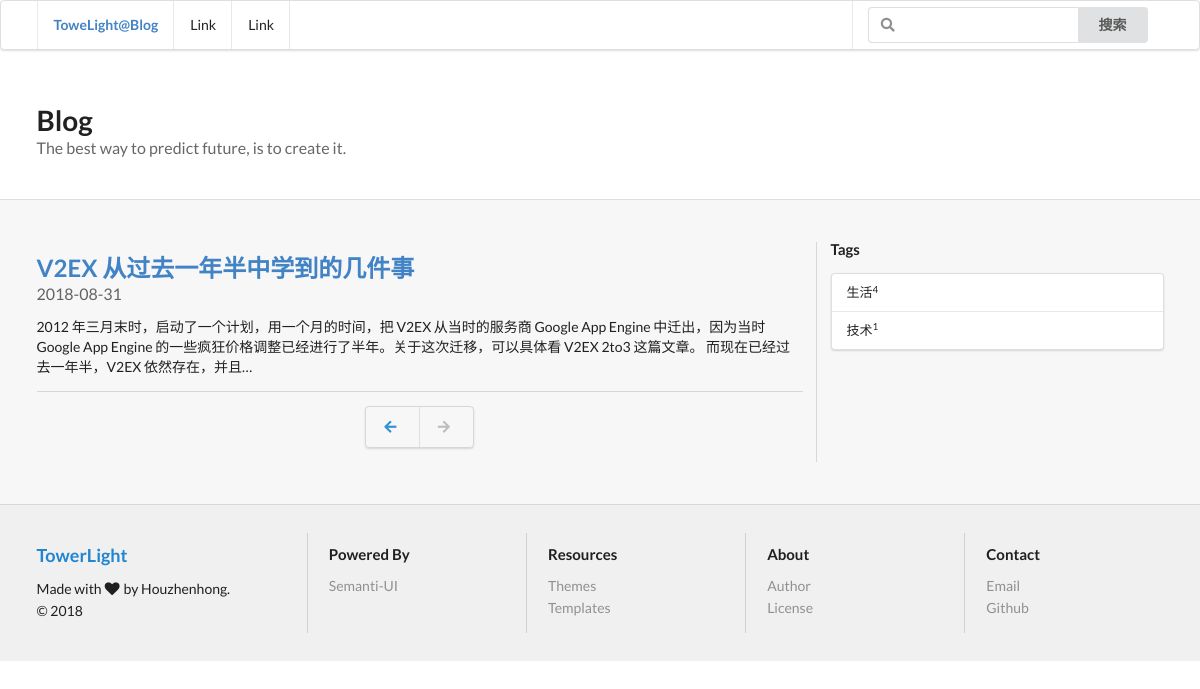
/page/2, run on the app's committed database.
### blogapp/models.py (models this page shows, shortened)
class Article(models.Model):
    title = models.CharField('标题', null=True, blank=True, max_length=50)
    content = models.TextField('正文', null=True, blank=True, max_length=10000)
    tag = models.ManyToManyField('Tag', verbose_name='标签集合', blank=True)
    add_date = models.DateTimeField('保存日期', default=timezone.now)

class Tag(models.Model):
    name = models.CharField('标签名', max_length=30)

### blogapp/views.py (the view)
# urls.py: path('', index, name='index'), #
def index(request, page=None):
    context = {}
    article_list_str = Article.objects.all().order_by('add_date')
    context['article_list'] = page_robot(context, article_list_str, page)
    context['tag_list'] = Tag.objects.annotate(num_posts=Count('article'))
    return render(request, 'index.html', context)

### blogapp/views.py (called while the page is built)
def page_robot(context, article_list_str, page):
    article_list_str = Paginator(article_list_str, 3)
    try:
        context['article_list'] = article_list_str.page(page)
    except PageNotAnInteger:
        context['article_list'] = article_list_str.page(1)
    except EmptyPage:
        context['article_list'] = article_list_str.page(
            article_list_str.num_pages)
    return context['article_list']

### blogapp/templates/index.html (shortened to what this page needs)
<!DOCTYPE html>
{% load staticfiles %}
<html>
<head>
    <link href="https://cdn.bootcss.com/semantic-ui/2.3.1/semantic.min.css" rel="stylesheet">
    <link href="{% static 'costom.css' %}" rel="stylesheet">
</head>
<body>
    <div class="pusher">
        <div class="ui menu">
            <div class="ui container">
                <div class="header item"><a href="/">ToweLight@Blog</a></div>
                <a class="item">Link</a>
                <a class="item">Link</a>
                <div class="right menu">
                    <div class="item">
                        <div class="ui action left icon input">
                        <input type="text" placeholder="">
                        <button class="ui button">搜索</button>
                        </div>
					</div>
                </div>
            </div>
        </div>
        <div class="ui vertical stripe segment">
            <div class="ui container">
                <h1 class="ui header">
                Blog
                <div class="sub header quote">The best way to predict future, is to create it.</div>
                </h1>
            </div>
        </div>
        <div class="ui vertical stripe segment blog">
            <div class="ui divided grid stackable container">
                <div class="row">
                    <article class="eleven wide column">
					{% for article in article_list %}
						<div class="ui vertical segment">
                        	<h2 class="ui header">
                            	<a href="{% url 'detail' article.id %}">{{ article.title }}</a>
                            	<div class="sub header">{{ article.add_date|date:"Y-m-d" }}</div>
							</h2>
							<p>{{ article.content|truncatechars:160 }}</p>
                        </div>
					{% endfor %}
					<div class="ui center aligned vertical segment container">
							<div class="ui pagination menu">
								{% if article_list.has_previous %}
								<a href="{% url 'page' article_list.previous_page_number %}" class="item">
									<i class="icon blue left arrow"></i>
								</a>
								{% else %}
								<a href="{% url 'page' 1 %}" class="disabled item">
									<i class="icon left arrow"></i>
								</a>
								{% endif %}
								{% if article_list.has_next %}
								<a href="{% url 'page' article_list.next_page_number %}" class="item">
									<i class="icon blue right arrow"></i>
								</a>
								{% else %}
								<a href="{% url 'page' article_list.paginator.num_pages %}" class="disabled item">
									<i class="icon right arrow"></i>
								</a>
								{% endif %}
							</div>
						</div>
                    </article>
                    <aside class="five wide column">
                    	<div class="ui small header">
                          	Tags
                        </div>
                        <div class="ui small vertical fluid menu">
							{% for tag in tag_list %}
								<a class="item" href="{% url 'tag' tag.id %}">{{ tag.name }}<sup>{{ tag.num_posts }}</sup></a>
							{% endfor %}
                        </div>
                    </aside>
                </div>
            </div>
		</div>
		<footer>
			<div class="ui vertical stripe segment">
				<div class="ui container">
					<div class="ui stackable relaxed divided grid">
						<div class="four wide column">
							<h3 class="ui blue header">
								TowerLight
							</h3>
							<div class="ui list">
								<div class="item">
									Made with <i class="heart icon"></i> by Houzhenhong.
								</div>
								<div class="item">
									© 2018
								</div>
							</div>
						</div>
						<div class="three wide column">
							<h4 class="ui header">
								Powered By
							</h4>
							<div class="ui link list">
								<a class="item" href="https://semantic-ui.com" target="_blank">Semanti-UI</a>
							</div>
						</div>
						<div class="three wide column">
							<h4 class="ui header">
								Resources
							</h4>
							<div class="ui link list">
								<a class="item" href="http://semantic-ui-forest.com/themes" target="_blank">Themes</a><a class="item" href="http://semantic-ui-forest.com/templates" target="_blank">Templates</a>
							</div>
						</div>
						<div class="three wide column">
							<h4 class="ui header">
								About
							</h4>
							<div class="ui link list">
								<a class="item" href="https://github.com/semantic-ui-forest/semantic-ui-forest/graphs/contributors" target="_blank">Author</a>
								<a class="item" href="https://github.com/semantic-ui-forest/semantic-ui-forest/blob/master/LICENSE" target="_blank">License</a>
							</div>
						</div>
						<div class="three wide column">
							<h4 class="ui header">
								Contact
							</h4>
							<div class="ui link list">
								<a class="item" href="mailto:semantic-ui-forest@pptype.com">Email</a><a class="item" href="https://github.com/semantic-ui-forest" target="_blank">Github</a>
							</div>
						</div>
					</div>
				</div>
			</div>
		</footer>
	</div>
</body>
</html>

### blogapp/static/costom.css (style rules this page uses)
body { -webkit-font-smoothing: antialiased; -moz-osx-font-smoothing: grayscale; text-rendering: optimizeLegibility; background-image: url("http://semantic-ui-forest.com/static/images/common/snow.png") !important; background-repeat: repeat !important; }
body .ui.menu { background: none; }
.ui.vertical.stripe.segment { padding: 3rem 0; }
.ui.vertical.stripe.segment.blog { background-color: rgba(0, 0, 0, 0.03); }
footer > .ui.vertical.stripe.segment { background-color: rgba(0, 0, 0, 0.06); }

### data on the page
Article: title "V2EX 从过去一年半中学到的几件事", add_date "2018-08-31", content "2012 年三月末时，启动了一个计划，用一个月的时间，把 V2EX 从当时的服务商 Google App Engine 中迁出，因为当时 Google App Engine 的一些疯狂价格调整已经进行了半年。关于这次迁移，可以具体看 V2EX 2to3 这篇文章。 而现在已经过去一年半，V2EX 依然存在，并且…"
Tag: name "生活", num_posts "4"
Tag: name "技术", num_posts "1"
